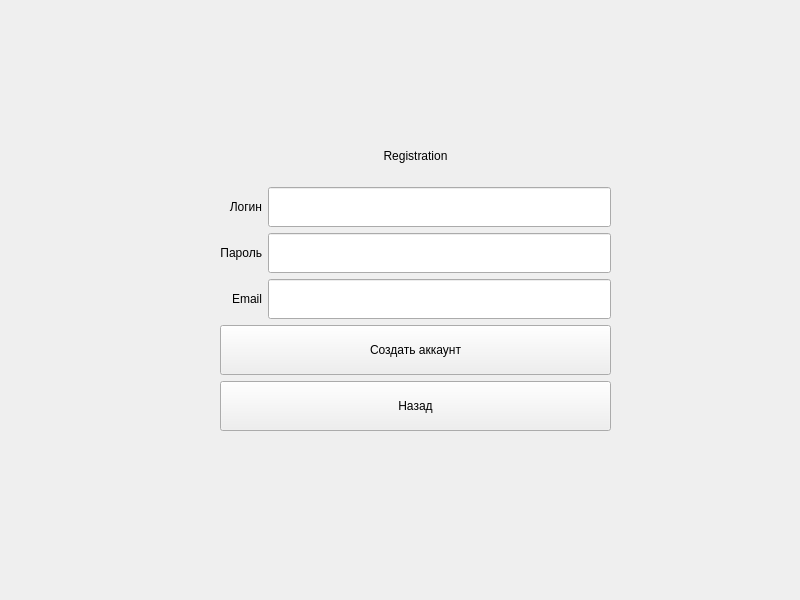
<?xml version="1.0" encoding="UTF-8"?>
<ui version="4.0">
 <class>RegistrationWindow</class>
 <widget class="QWidget" name="RegistrationWindow">
  <property name="geometry">
   <rect>
    <x>0</x>
    <y>0</y>
    <width>800</width>
    <height>600</height>
   </rect>
  </property>
  <property name="windowTitle">
   <string>Form</string>
  </property>
  <widget class="QWidget" name="gridLayoutWidget">
   <property name="geometry">
    <rect>
     <x>220</x>
     <y>130</y>
     <width>391</width>
     <height>301</height>
    </rect>
   </property>
   <layout class="QGridLayout" name="gridLayout">
    <item row="3" column="0">
     <widget class="QLabel" name="emailLabel">
      <property name="text">
       <string>Email</string>
      </property>
      <property name="alignment">
       <set>Qt::AlignRight|Qt::AlignTrailing|Qt::AlignVCenter</set>
      </property>
     </widget>
    </item>
    <item row="1" column="0">
     <widget class="QLabel" name="loginLabel">
      <property name="sizePolicy">
       <sizepolicy hsizetype="Preferred" vsizetype="Fixed">
        <horstretch>0</horstretch>
        <verstretch>0</verstretch>
       </sizepolicy>
      </property>
      <property name="minimumSize">
       <size>
        <width>0</width>
        <height>40</height>
       </size>
      </property>
      <property name="text">
       <string>Логин</string>
      </property>
      <property name="alignment">
       <set>Qt::AlignRight|Qt::AlignTrailing|Qt::AlignVCenter</set>
      </property>
     </widget>
    </item>
    <item row="5" column="0" colspan="2">
     <widget class="QPushButton" name="backButton">
      <property name="minimumSize">
       <size>
        <width>0</width>
        <height>50</height>
       </size>
      </property>
      <property name="text">
       <string>Назад</string>
      </property>
     </widget>
    </item>
    <item row="4" column="0" colspan="2">
     <widget class="QPushButton" name="registrationButton">
      <property name="minimumSize">
       <size>
        <width>0</width>
        <height>50</height>
       </size>
      </property>
      <property name="text">
       <string>Создать аккаунт</string>
      </property>
     </widget>
    </item>
    <item row="2" column="0">
     <widget class="QLabel" name="passLabel">
      <property name="sizePolicy">
       <sizepolicy hsizetype="Preferred" vsizetype="Fixed">
        <horstretch>0</horstretch>
        <verstretch>0</verstretch>
       </sizepolicy>
      </property>
      <property name="minimumSize">
       <size>
        <width>0</width>
        <height>40</height>
       </size>
      </property>
      <property name="text">
       <string>Пароль</string>
      </property>
      <property name="alignment">
       <set>Qt::AlignRight|Qt::AlignTrailing|Qt::AlignVCenter</set>
      </property>
     </widget>
    </item>
    <item row="3" column="1">
     <widget class="QLineEdit" name="emailLineEdit">
      <property name="minimumSize">
       <size>
        <width>0</width>
        <height>40</height>
       </size>
      </property>
      <property name="font">
       <font>
        <family>Yu Gothic</family>
        <pointsize>10</pointsize>
       </font>
      </property>
      <property name="clearButtonEnabled">
       <bool>true</bool>
      </property>
     </widget>
    </item>
    <item row="1" column="1">
     <widget class="QLineEdit" name="loginLineEdit">
      <property name="minimumSize">
       <size>
        <width>0</width>
        <height>40</height>
       </size>
      </property>
      <property name="font">
       <font>
        <family>Yu Gothic</family>
        <pointsize>10</pointsize>
       </font>
      </property>
      <property name="clearButtonEnabled">
       <bool>true</bool>
      </property>
     </widget>
    </item>
    <item row="2" column="1">
     <widget class="QLineEdit" name="passLineEdit">
      <property name="minimumSize">
       <size>
        <width>0</width>
        <height>40</height>
       </size>
      </property>
      <property name="font">
       <font>
        <family>Yu Gothic</family>
        <pointsize>10</pointsize>
       </font>
      </property>
      <property name="clearButtonEnabled">
       <bool>true</bool>
      </property>
     </widget>
    </item>
    <item row="0" column="0" colspan="2">
     <widget class="QLabel" name="errorLabel">
      <property name="text">
       <string>Registration</string>
      </property>
      <property name="alignment">
       <set>Qt::AlignCenter</set>
      </property>
     </widget>
    </item>
   </layout>
  </widget>
 </widget>
 <resources/>
 <connections/>
</ui>
